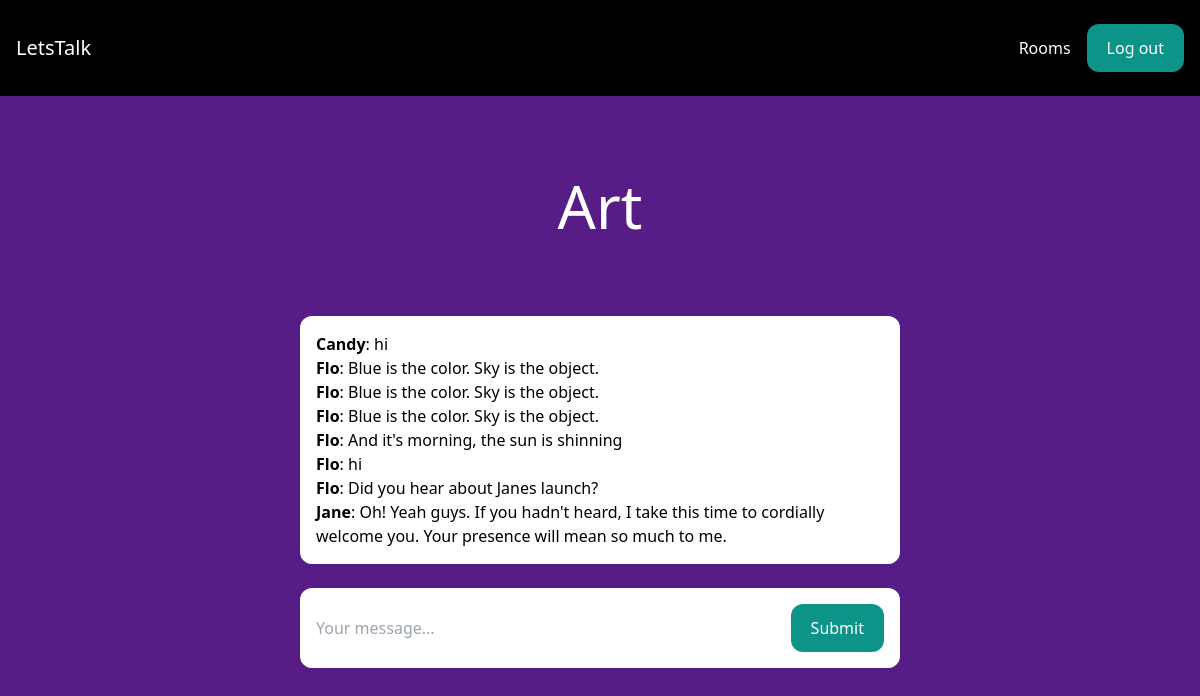
Screenshot of /rooms/art/ (signed in) with the database file from the repository.
### room/models.py (models this page shows)
class Room(models.Model):
    name = models.CharField(max_length=255)
    slug = models.SlugField(unique=True)

class Message(models.Model):
    room = models.ForeignKey(Room, related_name='messages', on_delete=models.CASCADE)
    user = models.ForeignKey(User, related_name='messages', on_delete=models.CASCADE)
    content = models.TextField()
    date_added = models.DateTimeField(auto_now_add=True)
    class Meta:
        ordering = ('date_added',)

### room/views.py (the view, shortened to what this page needs)
# urls.py: path('rooms/', include('room.urls')),
@login_required
def room(request, slug):
    room = Room.objects.get(slug=slug)
    messages = Message.objects.filter(room=room)[0:25]
    return render(request, 'room/room.html', {'room': room, 'messages': messages})

### room/templates/room/room.html (shortened to what this page needs)
{% extends 'core/base.html' %}
{% block content %}
<div class="p-10 lg:p-20 text-center">
    <h1 class="text-3xl lg:text-6xl text-white">{{ room.name }}</h1>
</div>
<div class="lg:w-2/4 mx-4 lg:mx-auto p-4 bg-white rounded-xl">
    <div class="chat-messages space-y-3" id="chat-messages">
        {% for m in messages %}<b>{{ m.user.username }}</b>: {{ m.content }}<br>{% endfor %}
    </div>
</div>
<div class="lg:w-2/4 mt-6 mx-4 lg:mx-auto p-4 bg-white rounded-xl">
    <form method="post" action="." class="flex">
        <input type="text" name="content" class="flex-1 mr-3" placeholder="Your message..." id="chat-message-input">
        <button
            class="px-5 py-3 rounded-xl text-white bg-teal-600 hover:bg-teal-700"
            id="chat-message-submit"
        >Submit</button>
    </form>
</div>
{% endblock %}

### Core/templates/Core/base.html (shortened to what this page needs)
<!DOCTYPE html>
<html>
    <head>
        <script src="https://cdn.tailwindcss.com"></script>
    </head>
    <body class="bg-purple-900">
        <nav class="flex items-center justify-between px-4 py-6 bg-black">
            <div>
                <a href="/" class="text-xl text-white">LetsTalk</a>
            </div>
            <div class="flex items-center space-x-4">
                {% if request.user.is_authenticated %}
                    <a href="/rooms/" class="text-white hover:text-gray-200">Rooms</a>
                    <a href="/logout/" class="px-5 py-3 rounded-xl text-white bg-teal-600 hover:bg-teal-700">Log out</a>
                {% else %}
                    <a href="/login/" class="text-white hover:text-gray-200">Log in</a>
                    <a href="/signup/" class="px-5 py-3 rounded-xl text-white bg-teal-600 hover:bg-purple-900">Sign up</a>
                {% endif %}
            </div>
        </nav>
        {% block content %}
        {% endblock %}
    </body>
</html>

### rows the page displays
Room: name "Art"
Message: user.username "Candy", content "hi"
Message: user.username "Flo", content "Blue is the color. Sky is the object."
Message: user.username "Flo", content "Blue is the color. Sky is the object."
Message: user.username "Flo", content "Blue is the color. Sky is the object."
Message: user.username "Flo", content "And it's morning, the sun is shinning"
Message: user.username "Flo", content "hi"
Message: user.username "Flo", content "Did you hear about Janes launch?"
Message: user.username "Jane", content "Oh! Yeah guys. If you hadn't heard, I take this time to cordially welcome you. Your presence will mean so much to me."
